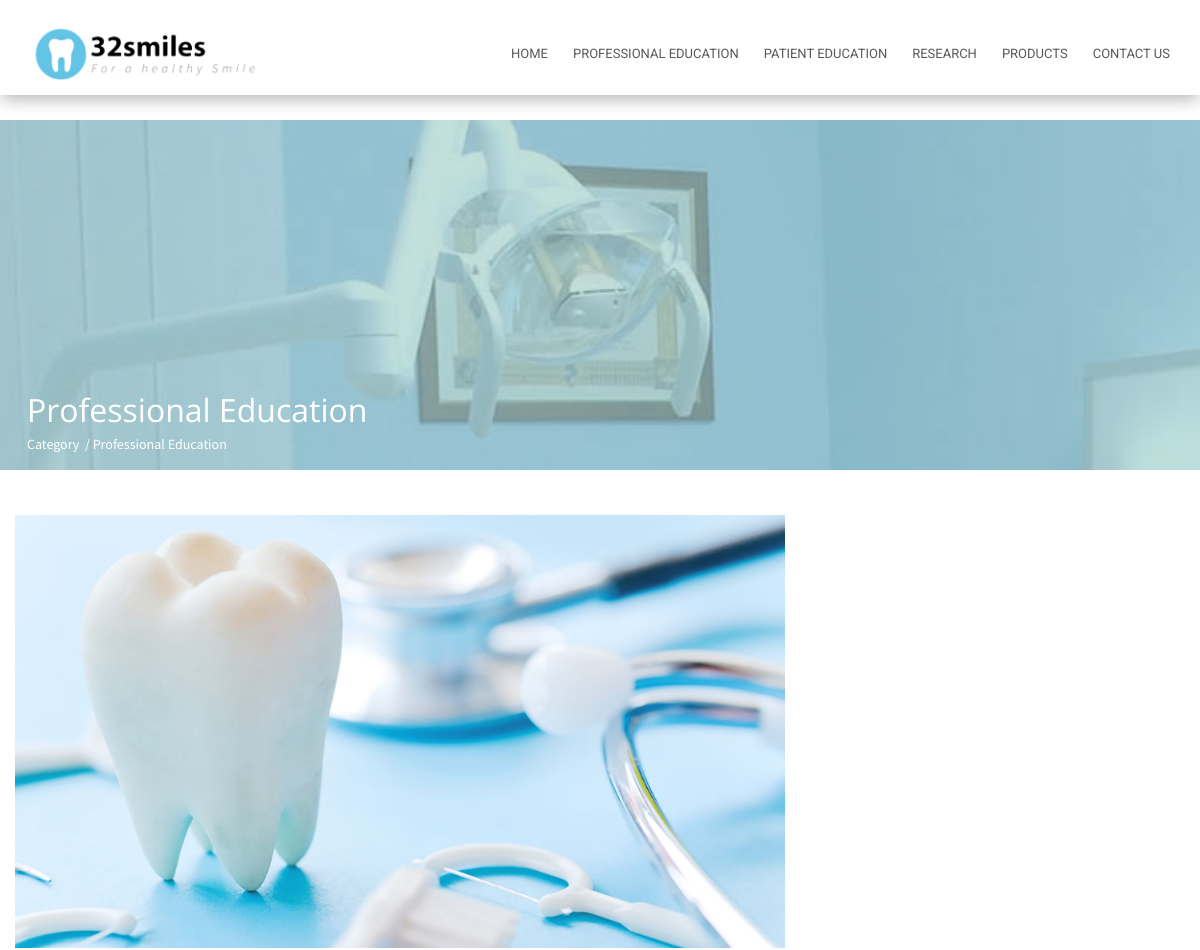
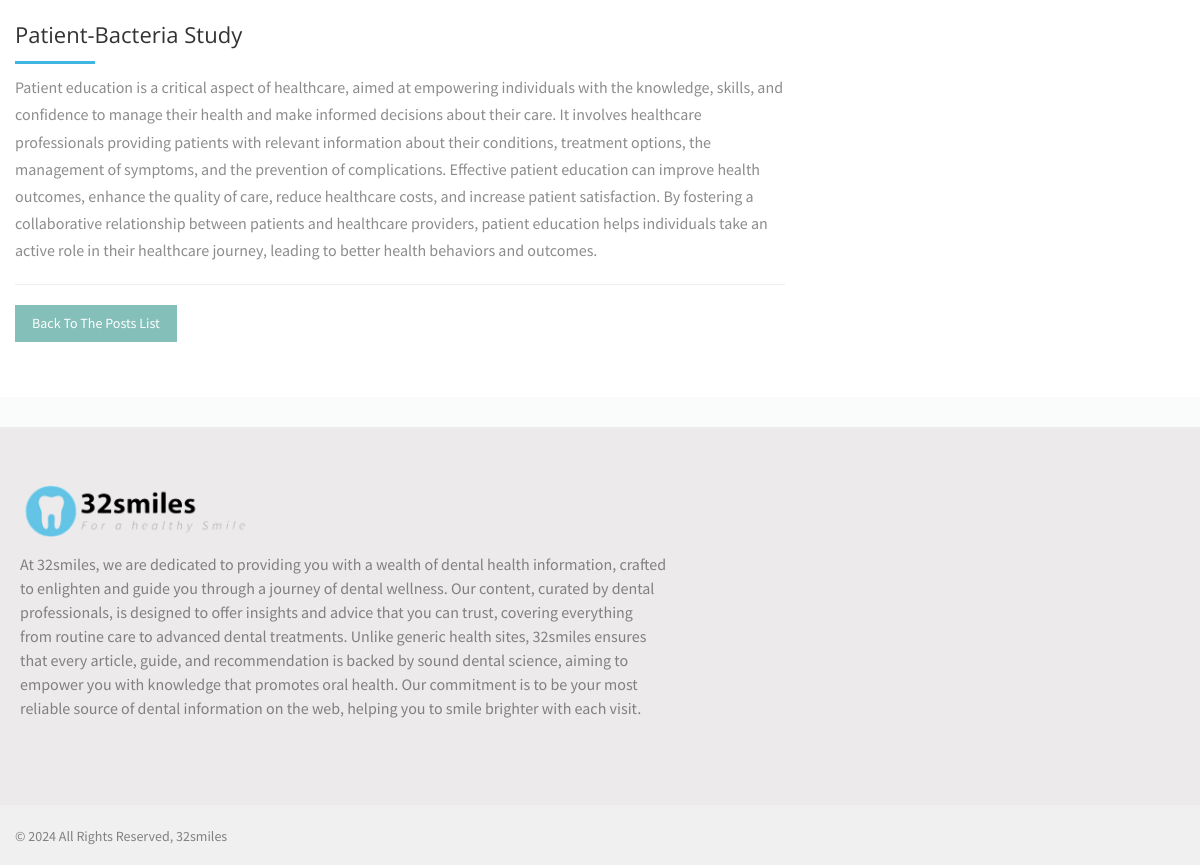
/professional-education/detail-professional.php?id=5, run on the app's committed database (2 pictures, top to bottom).
### tables this page shows
CREATE TABLE `posts` (
  `post_id` int(11) NOT NULL,
  `category_id` int(11) DEFAULT NULL,
  `post_title` varchar(80) DEFAULT NULL,
  `post_content` text DEFAULT NULL,
  `post_created_at` timestamp NOT NULL DEFAULT current_timestamp(),
  `post_updated_at` timestamp NOT NULL DEFAULT current_timestamp() ON UPDATE current_timestamp(),
  `post_is_deleted` tinyint(1) DEFAULT 0,
  CHECK (post_is_deleted BETWEEN 0 AND 1)
);

CREATE TABLE `media` (
  `media_id` int(11) NOT NULL,
  `media_type` varchar(50) DEFAULT NULL,
  `media_path` varchar(255) DEFAULT NULL,
  `media_text` text DEFAULT NULL,
  `media_created_at` timestamp NOT NULL DEFAULT current_timestamp(),
  `media_updated_at` timestamp NOT NULL DEFAULT current_timestamp() ON UPDATE current_timestamp(),
  `media_is_deleted` tinyint(1) DEFAULT 0,
  CHECK (media_is_deleted BETWEEN 0 AND 1)
);

### function.php (called while the page is built, shortened)
<?php
function convertImagePath($dbPath) {
    $newPath = str_replace('../../', '../', $dbPath);
    return $newPath;
}
function getProfessionalPosts($PostId)
{
    global $conn;
    $sql = "SELECT * FROM posts
    JOIN itemmedia ON posts.post_id = itemmedia.item_id
    JOIN media ON itemmedia.media_id = media.media_id
    JOIN category ON posts.category_id = category.category_id
    WHERE itemmedia.item_type = 'posts' && posts.post_id = ?;
    ";
    $stmt = $conn->prepare($sql);
    $stmt->bind_param('d', $PostId);
    $stmt->execute();
    $result = $stmt->get_result();
    $posts = $result->fetch_all(MYSQLI_ASSOC);
    return $posts ? $posts[0] : [];
}

### professional-education/detail-professional.php (the view, shortened to what this page needs)
<?php
require_once('../function.php');
$PostId=intval($_GET['id']);
$rows=getProfessionalPosts($PostId);
?>
<!DOCTYPE html>
<html lang="en-US" class="no-js">
<head>
    <link rel="stylesheet" href="../css/bootstrap.min.css">
    <link rel="stylesheet" href="../css/styles.css">
    <link rel="stylesheet" href="../fonts/font-awesome/css/font-awesome.min.css">
</head>
<body>
<div class="wrapper">
    <div class="header">
        <div class="navbar">
            <nav id="mainNav" class="navbar navbar-default navbar-fixed-top">
                <div class="container">
                    <div class="navbar-header" >
                        <a class="navbar-brand" href="../../eProject-32smiles"><div class="logo-brand"><img src="../img/img-page/logo.png" alt=""></div></a>
                    </div>
                    <div class="collapse navbar-collapse" id="bs-example-navbar-collapse-1">
                        <ul class="nav navbar-nav navbar-right">
                            <li><a href="../../eProject-32smiles">HOME</a></li>
                            <li><a href="../professional-education">PROFESSIONAL EDUCATION</a></li>
                            <li><a href="../patient-education/">PATIENT EDUCATION</a></li>
                            <li><a href="../research/">RESEARCH</a></li>
                            <li><a href="../product">PRODUCTS</a></li>
                            <li><a href="../contact-us">CONTACT US</a></li>
                        </ul>
                    </div>
                </div>
            </nav>
        </div>
    </div>
    <div class="pages-header">
        <div class="section-heading">
            <div class="section">
                <div class="span-title">
                    <h1>Professional Education</h1>
                    <div class="page-map"><p>Category &nbsp;/&nbsp;Professional Education </p></div>
                </div>
            </div>
        </div>
    </div>
    <div class="main">
        <div class="section">
            <div class="row">
                <div class="col-md-8">
                    <div class="department-info">
                        <?php if ($rows['media_type'] == 'image/png' ||  $rows['media_type'] == 'image/jpg' || $rows['media_type'] == 'image/jpeg'): ?>
                            <img src="<?php echo convertImagePath($rows['media_path']); ?>" alt="" class="department-img">
                        <?php endif; ?>
                        <h5><?php echo $rows['post_title']; ?></h5>
                        <hr class="short">
                        <p><?php echo $rows['post_content']; ?></p>
                        <hr>
                        <p><a href="index.php" ><button type="button" class="btn btn-primary">Back To The Posts List</button></a></p>
                    </div>
                </div>
            </div>
        </div>
    </div>
</div>
<div class="footer">
    <div class="main">
        <div class="row" style="background-color: #eceaea">
            <div class="col-md-7 footer-info">
                <div class="about-footer">
                    <div class="logo-brand">
                        <img src="../img/img-page/logo.png" alt=""/>
                    </div>
                    <p>
                        At 32smiles, we are dedicated to providing you with a wealth of dental health information,
                        crafted to enlighten and guide you through a journey of dental wellness. Our content, curated by
                        dental professionals, is designed to offer insights and advice that you can trust, covering
                        everything from routine care to advanced dental treatments. Unlike generic health sites,
                        32smiles ensures that every article, guide, and recommendation is backed by sound dental
                        science, aiming to empower you with knowledge that promotes oral health. Our commitment is to be
                        your most reliable source of dental information on the web, helping you to smile brighter with
                        each visit.
                    </p>
                </div>
            </div>
        </div>
        <div class="bottom-footer">
            <div class="main">
                <div class="section">
                    <div class="column-left">
                        <p>© 2024 All Rights Reserved, 32smiles</p>
                    </div>
                </div>
            </div>
        </div>
    </div>
</div>
</body>
</html>

### css/styles.css (style rules this page uses)
html, body, div, span, applet, object, iframe, h1, h2, h3, h4, h5, h6, p, blockquote, pre, a, abbr, acronym, address, big, cite, code, del, dfn, em, img, ins, kbd, q, s, samp, small, strike, strong, sub, sup, tt, var, b, u, i, center, dl, dt, dd, ol, ul, li, fieldset, form, label, legend, table, caption, tbody, tfoot, thead, tr, th, td, article, aside, canvas, details, embed, figure, figcaption, footer, header, hgroup, menu, nav, output, ruby, section, summary, time, mark, audio, video { margin: 0; padding: 0; border: 0; font-size: 100%; font: inherit; }
article, aside, details, figcaption, figure, footer, header, hgroup, menu, nav, section { display: block; }
body { line-height: 1.5; overflow-x: hidden; }
ol, ul { list-style: none; }
a:link { text-decoration: none; }
h1 { font-size: 24px; font-family: 'Open Sans', sans-serif; }
h5 { font-size: 16px; font-family: 'Open Sans', sans-serif; }
p { font-size: 14px; font-family: 'Source Sans Pro', sans-serif; color: #8c8c8c; }
.btn { display: inline-block; padding: 7px 16px; margin-bottom: 0; font-size: 14px; font-weight: normal; line-height: 1.5; text-align: center; white-space: nowrap; vertical-align: middle; -ms-touch-action: manipulation; touch-action: manipulation; cursor: pointer; -webkit-user-select: none; -moz-user-select: none; -ms-user-select: none; user-select: none; background-image: none; border: 1px solid transparent; border-radius: 0px; font-family: 'Source Sans Pro', sans-serif; }
.btn-primary { color: #fff; background-color: #84BFB9; border-color: #84BFB9; transition: 0.3s; }
.container { background-color: transparent; padding-top: 10px; }
.logo-brand { width: 230px; margin-top: -12px; transition: 0.5s; }
.logo-brand img { width: 100%; }
.navbar-default { border-color: transparent; box-shadow: 0px 6px 16px -2px rgba(0, 0, 0, 0.3); }
.navbar-default .navbar-nav > li > a { color: #595959; font-size: 13px; -webkit-transition-property: width; -webkit-transition-duration: 5s; transition-property: color; transition-duration: 0.4s; padding-left: 10px; transition: 0.5s; font-family: 'Roboto', sans-serif; margin-top: 4px; }
.navbar-fixed-top { background: #FFF; }
@media (min-width: 768px) { .navbar-default { -webkit-transition: all .35s; -moz-transition: all .35s; transition: all .35s; padding: 15px 0; } }
.wrapper { width: 100%; height: auto; overflow-x: hidden; }
.main { margin: 30px 0px 30px 0px; }
.section { padding: 15px; margin: 0px auto 0px auto; }
@media (min-width: 1200px) { .section { width: 1200px; } }
.header { height: 120px; background: #FFF; }
.footer { width: 100%; height: 100%; background: #FAFCFC; overflow: hidden; }
.footer .main { margin-bottom: 0px; }
.about-footer p { margin: 15px 0px 15px 0px; font-size: 16px; color: #808080; }
.column-left { float: left; padding: 6px 0px 6px 0px; }
.bottom-footer { height: 60px; background: #f0f0f0; color: #FFF; }
.column-left p { color: #808080; }
.bottom-footer .main { margin-top: 0px; }
@media (min-width: 1200px) { .about-footer { width: 730px; float: right; padding: 50px 0px 50px 0px; } }
@media (max-width: 1200px) { .about-footer { width: 100%; float: none; padding: 70px 20px 70px 20px; } }
hr.short { width: 80px; border-top: 3px solid #3FB6E0; margin: 10px 0px 10px 0px; }
.pages-header { background-image: url("../img/img-page/medical3.jpg"); height: 350px; background-attachment: fixed; background-position: center; background-repeat: no-repeat; background-size: cover; position: relative; }
.section-heading { width: 100%; position: absolute; bottom: 0; }
.span-title { padding: 0px 12px 0px 12px; }
.span-title h1 { color: #FFF; }
.span-title p { color: #FFF; }
.department-img { width: 100%; }
.department-info h5 { margin-top: 20px; }
.department-info p { font-size: 16px; line-height: 1.7; margin: 10px 0px 10px 0px; }
@media (min-width: 576px) { h1 { font-size: 24px; } }
@media (min-width: 576px) { h5 { font-size: 16px; } }
@media (min-width: 768px) { h1 { font-size: 26px; } }
@media (min-width: 768px) { h5 { font-size: 18px; } }
@media (min-width: 992px) { h1 { font-size: 32px; } }
@media (min-width: 992px) { h5 { font-size: 22px; } }

### data on the page
posts: media.media_path (picture), post_title "Patient-Bacteria Study", post_content "Patient education is a critical aspect of healthcare, aimed at empowering individuals with the knowledge, skills, and confidence to manage their health and make informed decisions about their care. It involves healthcare professionals providing patients with relevant information about their conditions, treatment options, the management of symptoms, and the prevention of complications. Effective patient education can improve health outcomes, enhance the quality of care, reduce healthcare costs, and increase patient satisfaction. By fostering a collaborative relationship between patients and healthcare providers, patient education helps individuals take an active role in their healthcare…"
